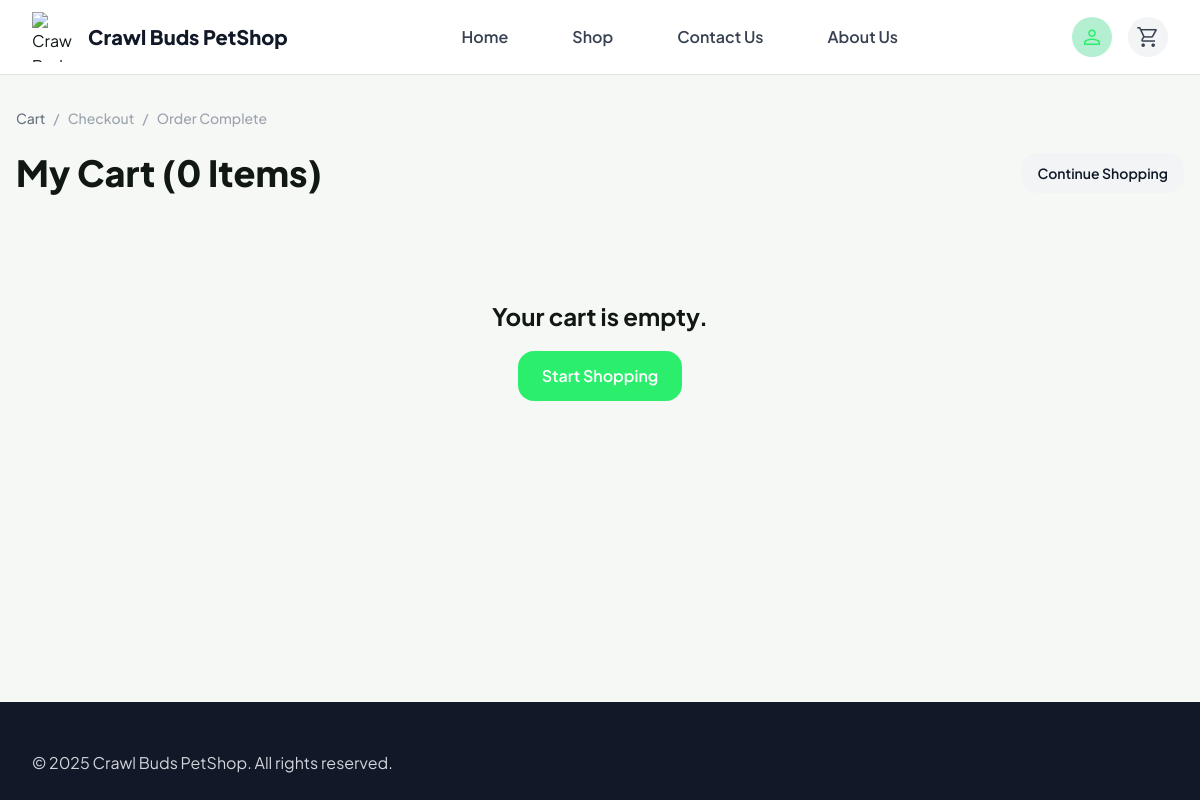
Before: /pages/user/cart.php (signed in) with the older database file.
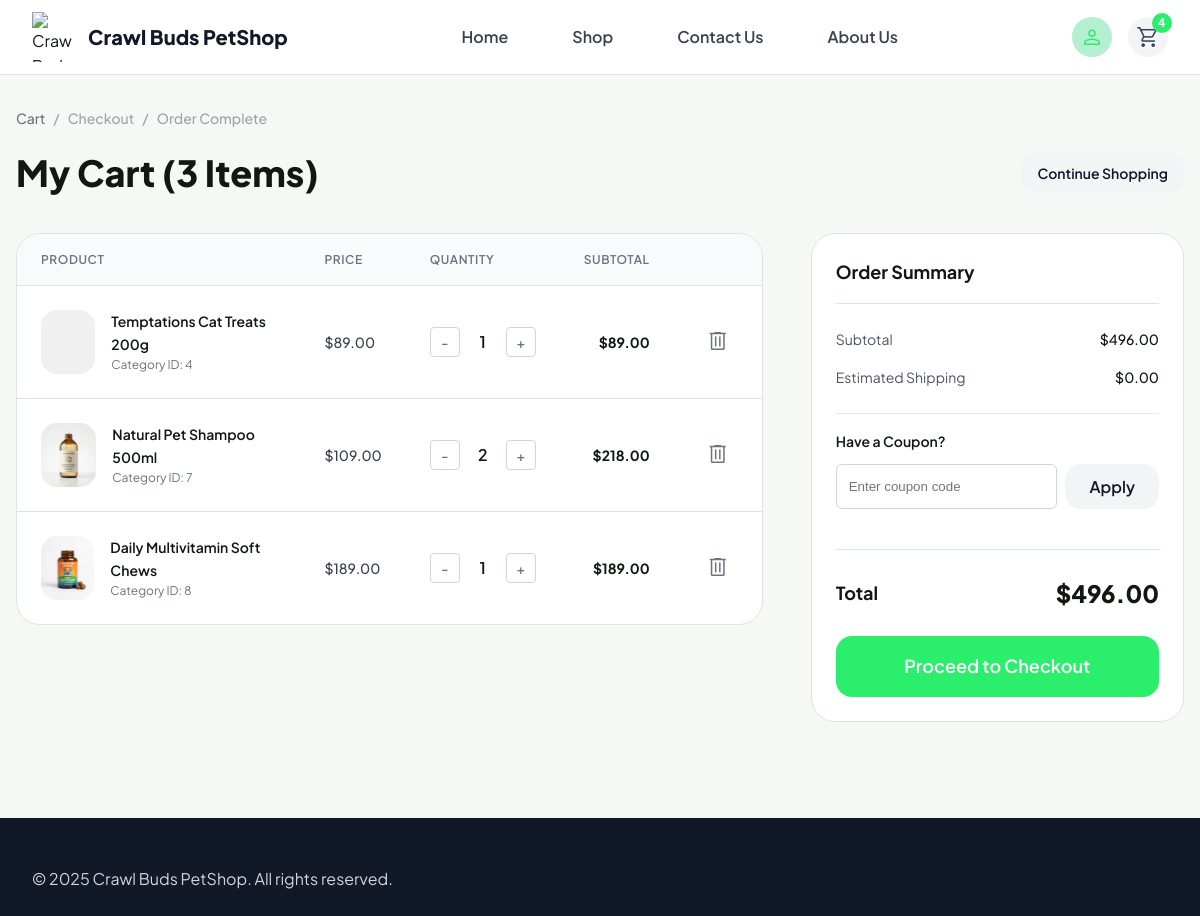
After: the same page with the newer database file.
### tables this page shows
CREATE TABLE `cart_items` (
  `id` int(10) UNSIGNED NOT NULL,
  `cart_id` int(10) UNSIGNED NOT NULL,
  `product_id` int(10) UNSIGNED NOT NULL,
  `quantity` int(10) UNSIGNED NOT NULL,
  `item_total` decimal(10,2) NOT NULL
);

CREATE TABLE `products` (
  `id` int(10) UNSIGNED NOT NULL,
  `category_id` int(10) UNSIGNED NOT NULL,
  `name` varchar(100) NOT NULL,
  `description` text DEFAULT NULL,
  `price` decimal(10,2) NOT NULL,
  `stock_quantity` int(10) UNSIGNED NOT NULL DEFAULT 0,
  `image_url` varchar(255) DEFAULT NULL,
  `is_active` tinyint(1) NOT NULL DEFAULT 1,
  `created_at` timestamp NOT NULL DEFAULT current_timestamp()
);

### includes/helpers.php (called while the page is built, shortened)
<?php
function getCartCount($pdo, $userId)
{
    try {
        $stmt = $pdo->prepare("
            SELECT COALESCE(SUM(ci.quantity), 0) as total
            FROM shopping_carts sc
            JOIN cart_items ci ON sc.id = ci.cart_id
            WHERE sc.user_id = :user_id
        ");
        $stmt->execute(['user_id' => $userId]);
        $result = $stmt->fetch();
        return (int) $result['total'];
    } catch (PDOException $e) {
        return 0;
    }
}
?>

### pages/user/cart.php (the view, shortened to what the changed rows need)
<?php
$assets_path = "../../assets";
$extra_css = $assets_path . "/css/pages/cart.css";
include("../../includes/db_connect.php");
$user_id = $_SESSION['user_id'];
$stmt = $pdo->prepare("SELECT id FROM shopping_carts WHERE user_id = ?");
$stmt->execute([$user_id]);
$cart = $stmt->fetch();
$cart_items = [];
$subtotal = 0;
if ($cart) {
    $cart_id = $cart['id'];
    $stmt = $pdo->prepare("
        SELECT ci.*, p.name, p.description, p.price, p.image_url, p.category_id
        FROM cart_items ci
        JOIN products p ON ci.product_id = p.id
        WHERE ci.cart_id = ?
    ");
    $stmt->execute([$cart_id]);
    $cart_items = $stmt->fetchAll();
    foreach ($cart_items as $item) {
        $subtotal += $item['item_total'];
    }
}
$shipping = ($subtotal > 50 || $subtotal == 0) ? 0 : 5.00;
$total = $subtotal + $shipping;
include("../../includes/header.php");
?>
<div class="page-container">
    <div class="cart-header">
        <div class="page-heading">
            <h1 class="page-title">My Cart (<?php echo count($cart_items); ?> Items)</h1>
            <a href="shop.php" class="btn btn-secondary btn-sm">Continue Shopping</a>
        </div>
    </div>
    <?php if (empty($cart_items)): ?>
        <div style="text-align: center; padding: 4rem;">
            <h2>Your cart is empty.</h2>
            <a href="shop.php" class="btn btn-primary" style="margin-top: 1rem;">Start Shopping</a>
        </div>
    <?php else: ?>
        <div class="cart-grid">
            <div class="cart-items-column">
                <div class="cart-card">
                    <table class="cart-table">
                        <thead>
                            <tr>
                                <th class="col-product">Product</th>
                                <th class="col-price">Price</th>
                                <th class="col-qty">Quantity</th>
                                <th class="col-total">Subtotal</th>
                                <th class="col-action"></th>
                            </tr>
                        </thead>
                        <tbody>
                            <?php foreach ($cart_items as $item):
                                $img = "../../" . htmlspecialchars($item['image_url']);
                                ?>
                                <tr>
                                    <td class="col-product">
                                        <div class="item-details">
                                            <div class="item-image" style="background-image: url('<?php echo $img; ?>');"></div>
                                            <div class="item-info">
                                                <h4 class="item-name"><?php echo htmlspecialchars($item['name']); ?></h4>
                                                <span class="item-sub">Category ID: <?php echo $item['category_id']; ?></span>
                                            </div>
                                        </div>
                                    </td>
                                    <td class="col-price">$<?php echo number_format($item['price'], 2); ?></td>
                                    <td class="col-qty">
                                        <div class="qty-control">
                                            <button class="qty-btn"
                                                onclick="updateQuantity(<?php echo $item['id']; ?>, <?php echo $item['quantity'] - 1; ?>)">-</button>
                                            <span class="qty-value"><?php echo $item['quantity']; ?></span>
                                            <button class="qty-btn"
                                                onclick="updateQuantity(<?php echo $item['id']; ?>, <?php echo $item['quantity'] + 1; ?>)">+</button>
                                        </div>
                                    </td>
                                    <td class="col-total">$<?php echo number_format($item['item_total'], 2); ?></td>
                                    <td class="col-action">
                                        <button class="delete-btn" onclick="removeItem(<?php echo $item['id']; ?>)">
                                            <span class="material-symbols-outlined">delete</span>
                                        </button>
                                    </td>
                                </tr>
                            <?php endforeach; ?>
                        </tbody>
                    </table>
                </div>
            </div>
            <div class="order-summary-column">
                <div class="summary-card sticky-summary">
                    <h2 class="summary-title">Order Summary</h2>
                    <div class="summary-rows">
                        <div class="summary-row">
                            <span>Subtotal</span>
                            <span class="amount">$<?php echo number_format($subtotal, 2); ?></span>
                        </div>
                        <div class="summary-row">
                            <span>Estimated Shipping</span>
                            <span class="amount">$<?php echo number_format($shipping, 2); ?></span>
                        </div>
                    </div>
                    <div style="padding: 1rem 0; border-top: 1px solid #e5e7eb; margin: 1rem 0;">
                        <h3 style="font-size: 0.875rem; font-weight: 600; margin-bottom: 0.75rem;">Have a Coupon?</h3>
                        <div style="display: flex; gap: 0.5rem;">
                            <input type="text" id="couponCode" placeholder="Enter coupon code"
                                style="flex: 1; padding: 0.75rem; border: 1px solid #d1d5db; border-radius: 0.375rem;">
                            <button type="button" class="btn btn-secondary" onclick="applyCoupon()">Apply</button>
                        </div>
                    </div>
                    <div class="summary-total">
                        <span>Total</span>
                        <span class="amount">$<?php echo number_format($total, 2); ?></span>
                    </div>
                    <a href="checkout.php" class="btn btn-primary btn-full btn-lg">Proceed to Checkout</a>
                </div>
            </div>
        </div>
    <?php endif; ?>
</div>
<?php include("../../includes/footer.php"); ?>

### includes/header.php (shortened to what the changed rows need)
<?php
$is_logged_in = isset($_SESSION['user_id']);
$cart_count = 0;
if ($is_logged_in && isset($pdo) && function_exists('getCartCount')) {
    $cart_count = getCartCount($pdo, $_SESSION['user_id']);
}
?>
<!DOCTYPE html>
<html lang="en" class="light">
<head>
    <link rel="stylesheet" href="<?php echo $assets_path; ?>/css/style.css" />
    <link rel="stylesheet" href="<?php echo $assets_path; ?>/css/layout.css" />
    <link rel="stylesheet" href="<?php echo $assets_path; ?>/css/notifications.css" />
    <?php if (isset($extra_css)): ?>
        <link rel="stylesheet" href="<?php echo $extra_css; ?>" />
    <?php endif; ?>
</head>
<body>
    <div class="app-container">
        <header class="main-header">
            <div class="header-container">
                <div class="brand-section">
                    <h2 class="brand-title">Crawl Buds PetShop</h2>
                </div>
                <div class="header-actions">
                    <a href="cart.php" class="icon-btn" aria-label="Cart">
                        <span class="material-symbols-outlined">shopping_cart</span>
                        <?php if ($cart_count > 0): ?>
                            <span class="badge"><?php echo $cart_count; ?></span>
                        <?php endif; ?>
                    </a>
                </div>
            </div>
        </header>
        <main class="main-content">

Changed rows visible on the page:
added cart_items: product.name "Temptations Cat Treats 200g", product.category_id "4", product.price "89.00", quantity "1", item_total "89.00"
added cart_items: product.image_url (picture), product.name "Natural Pet Shampoo 500ml", product.category_id "7", product.price "109.00", quantity "2", item_total "218.00"
added cart_items: product.image_url (picture), product.name "Daily Multivitamin Soft Chews", product.category_id "8", product.price "189.00", quantity "1", item_total "189.00"
Other visible differences:
$cart_count: (not shown) → "4"
count($cart_items): "0" → "3"
$subtotal: (not shown) → "496.00"
$shipping: (not shown) → "0.00"
$total: (not shown) → "496.00"
text no longer shown: "Your cart is empty. Start Shopping"
text now shown: "PRODUCT PRICE QUANTITY SUBTOTAL Order Summary Subtotal $ Estimated Shipping $ Have a Coupon? Apply Total $ Proceed to Checkout"
